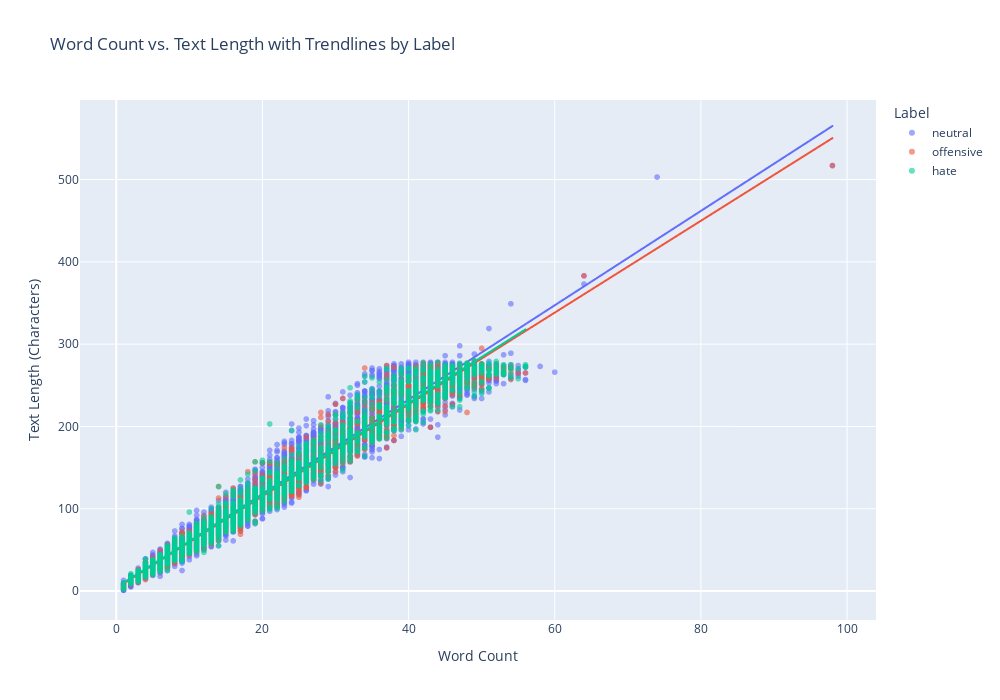

Notebook code for this chart:
### Markdown cell above
### Distribution of Word count vs text length per label category

### Code cell
# Scatter plot with trendlines by label using Plotly
fig = px.scatter(
    df,
    x='word_count',
    y='text_length',
    color='label',
    trendline='ols',
    opacity=0.6,
    size_max=10,
    title="Word Count vs. Text Length with Trendlines by Label",
    width=1000,
    height=700
)

# Update layout for labels and better appearance
fig.update_layout(
    xaxis_title="Word Count",
    yaxis_title="Text Length (Characters)",
    legend_title="Label"
)

fig.show()

### Figure 1 — Plotly figure (JSON) as saved in the notebook; plotly's stock layout.template omitted (floating-point values rounded to 4 significant figures; data arrays with more than 128 entries replaced by an {"elided": "..."} marker saying what was removed)
{"data": [{"hovertemplate": "label=neutral<br>word_count=%{x}<br>text_length=%{y}<extra></extra>", "legendgroup": "neutral", "marker": {"color": "#636efa", "opacity": 0.6, "symbol": "circle"}, "mode": "markers", "name": "neutral", "showlegend": true, "type": "scattergl", "x": {"elided": "5838 int values"}, "xaxis": "x", "y": {"elided": "5838 int values"}, "yaxis": "y"}, {"hovertemplate": "<b>OLS trendline</b><br>text_length = 5.73213 * word_count + 3.30085<br>R<sup>2</sup>=0.961109<br><br>label=neutral<br>word_count=%{x}<br>text_length=%{y} <b>(trend)</b><extra></extra>", "legendgroup": "neutral", "marker": {"color": "#636efa", "symbol": "circle"}, "mode": "lines", "name": "neutral", "showlegend": false, "type": "scattergl", "x": {"elided": "5838 int values"}, "xaxis": "x", "y": {"elided": "5838 float values"}, "yaxis": "y"}, {"hovertemplate": "label=offensive<br>word_count=%{x}<br>text_length=%{y}<extra></extra>", "legendgroup": "offensive", "marker": {"color": "#EF553B", "opacity": 0.6, "symbol": "circle"}, "mode": "markers", "name": "offensive", "showlegend": true, "type": "scattergl", "x": {"elided": "1909 int values"}, "xaxis": "x", "y": {"elided": "1909 int values"}, "yaxis": "y"}, {"hovertemplate": "<b>OLS trendline</b><br>text_length = 5.57951 * word_count + 3.52838<br>R<sup>2</sup>=0.970092<br><br>label=offensive<br>word_count=%{x}<br>text_length=%{y} <b>(trend)</b><extra></extra>", "legendgroup": "offensive", "marker": {"color": "#EF553B", "symbol": "circle"}, "mode": "lines", "name": "offensive", "showlegend": false, "type": "scattergl", "x": {"elided": "1909 int values"}, "xaxis": "x", "y": {"elided": "1909 float values"}, "yaxis": "y"}, {"hovertemplate": "label=hate<br>word_count=%{x}<br>text_length=%{y}<extra></extra>", "legendgroup": "hate", "marker": {"color": "#00cc96", "opacity": 0.6, "symbol": "circle"}, "mode": "markers", "name": "hate", "showlegend": true, "type": "scattergl", "x": {"elided": "1954 int values"}, "xaxis": "x", "y": {"elided": "1954 int values"}, "yaxis": "y"}, {"hovertemplate": "<b>OLS trendline</b><br>text_length = 5.595 * word_count + 4.6283<br>R<sup>2</sup>=0.965437<br><br>label=hate<br>word_count=%{x}<br>text_length=%{y} <b>(trend)</b><extra></extra>", "legendgroup": "hate", "marker": {"color": "#00cc96", "symbol": "circle"}, "mode": "lines", "name": "hate", "showlegend": false, "type": "scattergl", "x": {"elided": "1954 int values"}, "xaxis": "x", "y": {"elided": "1954 float values"}, "yaxis": "y"}], "layout": {"height": 700, "legend": {"title": {"text": "Label"}, "tracegroupgap": 0}, "title": {"text": "Word Count vs. Text Length with Trendlines by Label"}, "width": 1000, "xaxis": {"anchor": "y", "domain": [0, 1], "title": {"text": "Word Count"}}, "yaxis": {"anchor": "x", "domain": [0, 1], "title": {"text": "Text Length (Characters)"}}}}
